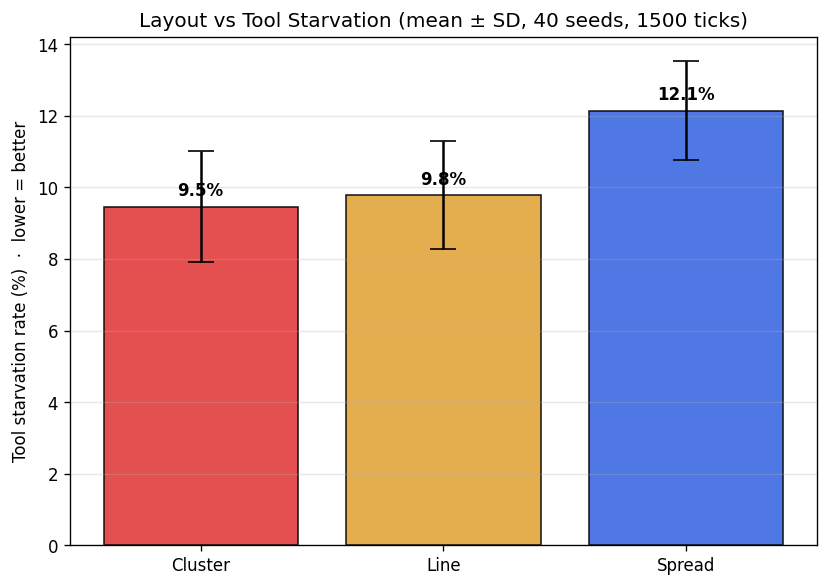

Python code for this plot:
"""
검증된 레이아웃 비교 — 시드 40개 평균 ± 편차 (정직한 최종 결과)
산출물: layout_validated.png
"""
import statistics
from mini_amhs import run, dispatch_nearest
import matplotlib
matplotlib.use("Agg")
import matplotlib.pyplot as plt

LAYOUTS = {"Cluster": [(1, 1), (1, 2), (2, 1), (2, 2)],
           "Line":    [(1, 0), (1, 1), (1, 2), (1, 3)],
           "Spread":  [(0, 3), (3, 0), (3, 3), (2, 2)]}
TICKS, SEEDS = 1500, 40

means, stds = [], []
for name, tools in LAYOUTS.items():
    rates = []
    for s in range(SEEDS):
        r = run(tools, dispatcher=dispatch_nearest, n_vehicles=3, total_ticks=TICKS, seed=s)
        rates.append(r["장비_총_대기시간"] / (len(tools) * TICKS) * 100)
    means.append(statistics.mean(rates))
    stds.append(statistics.stdev(rates))
    print(f"{name:8s}: {means[-1]:.1f}% ± {stds[-1]:.1f}")

plt.figure(figsize=(7, 5))
colors = ["#e03030", "#e0a030", "#3060e0"]
bars = plt.bar(list(LAYOUTS.keys()), means, yerr=stds, capsize=8,
               color=colors, alpha=0.85, edgecolor="black")
for b, m in zip(bars, means):
    plt.text(b.get_x() + b.get_width() / 2, m + 0.3, f"{m:.1f}%", ha="center", fontweight="bold")
plt.ylabel("Tool starvation rate (%)  ·  lower = better")
plt.title(f"Layout vs Tool Starvation (mean ± SD, {SEEDS} seeds, {TICKS} ticks)")
plt.grid(axis="y", alpha=0.3)
plt.tight_layout()
plt.savefig("layout_validated.png", dpi=120, bbox_inches="tight")
print("saved layout_validated.png")
